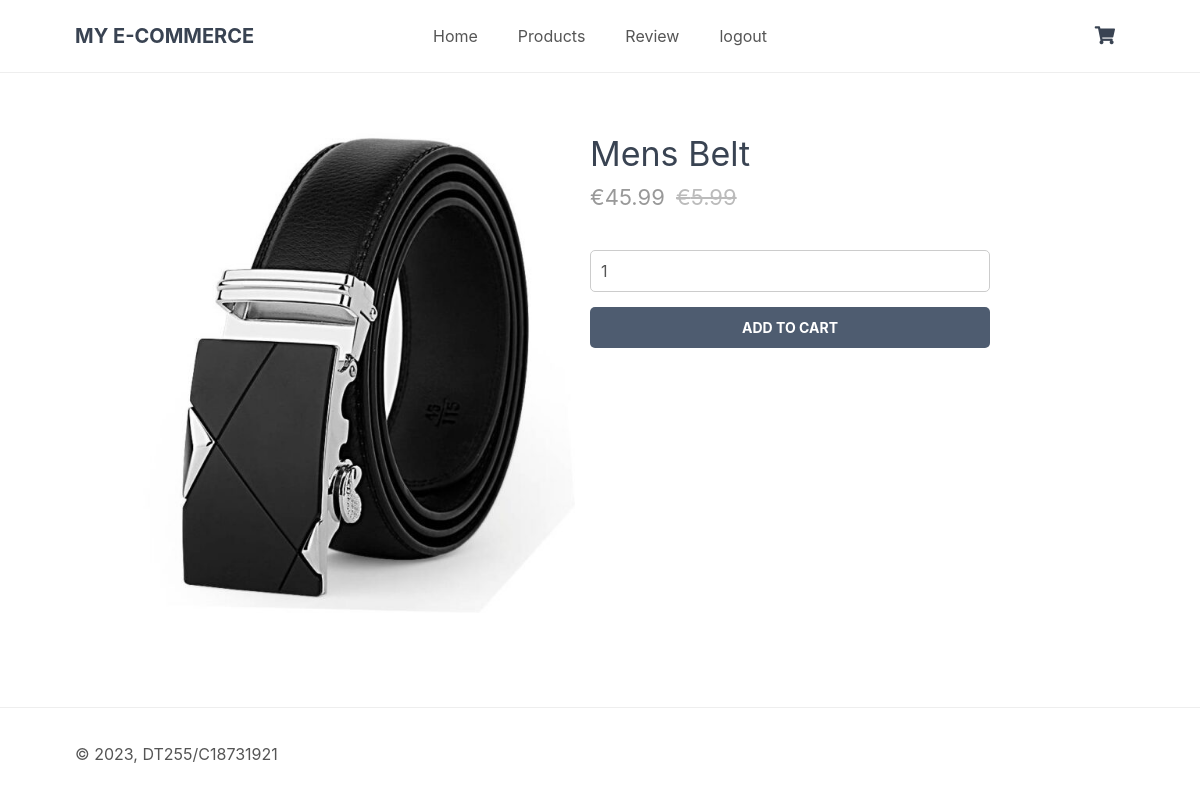
Page /cart/index.php?page=product&id=9 on the committed database.
### tables this page shows
CREATE TABLE `products` (
  `id` int(11) NOT NULL,
  `name` varchar(200) NOT NULL,
  `desc` text NOT NULL,
  `price` decimal(7,2) NOT NULL,
  `rrp` decimal(7,2) NOT NULL DEFAULT 0.00,
  `quantity` int(11) NOT NULL,
  `img` text NOT NULL,
  `date_added` datetime NOT NULL DEFAULT current_timestamp()
);

### cart/index.php (called while the page is built, shortened)
<?php
include 'functions.php';
$page = isset($_GET['page']) && file_exists($_GET['page'] . '.php') ? $_GET['page'] : 'home';
include $page . '.php';
?>

### cart/product.php (the view, shortened to what this page needs)
<?php
if (isset($_GET['id'])) {
    $stmt = $pdo->prepare('SELECT * FROM products WHERE id = ?');
    $stmt->execute([$_GET['id']]);
    $product = $stmt->fetch(PDO::FETCH_ASSOC);
} else {
    exit('Product does not exist!');
}
?>
<?=template_header('Product')?>
<div class="product content-wrapper">
    <img src="imgs/<?=$product['img']?>" width="500" height="500" alt="<?=$product['name']?>">
    <div>
        <h1 class="name"><?=$product['name']?></h1>
        <span class="price">
            &euro;<?=$product['price']?>
            <?php if ($product['rrp'] > 0): ?>
            <span class="rrp">&euro;<?=$product['rrp']?></span>
            <?php endif; ?>
        </span>
        <form action="index.php?page=cart" method="post">
            <input type="number" name="quantity" value="1" min="1" max="<?=$product['quantity']?>" placeholder="Quantity" required>
            <input type="submit" value="Add To Cart">
        </form>
    </div>
</div>
<?=template_footer()?>

### cart/style.css (style rules this page uses)
* { box-sizing: border-box; font-family: -apple-system, BlinkMacSystemFont, "segoe ui", roboto, oxygen, ubuntu, cantarell, "fira sans", "droid sans", "helvetica neue", Arial, sans-serif; font-size: 16px; -webkit-font-smoothing: antialiased; -moz-osx-font-smoothing: grayscale; }
html { height: 100%; }
body { position: relative; min-height: 100%; color: #555555; background-color: #FFFFFF; margin: 0; padding-bottom: 100px; }
h1, h2, h3, h4, h5 { color: #394352; }
.content-wrapper { width: 1050px; margin: 0 auto; }
main > .product { display: flex; padding: 40px 0; }
main > .product > div { padding-left: 15px; }
main > .product h1 { font-size: 34px; font-weight: normal; margin: 0; padding: 20px 0 10px 0; }
main > .product .price { display: block; font-size: 22px; color: #999999; }
main > .product .rrp { color: #BBBBBB; text-decoration: line-through; font-size: 22px; padding-left: 5px; }
main > .product form { display: flex; flex-flow: column; margin: 40px 0; }
main > .product form input[type="number"] { width: 400px; padding: 10px; margin-bottom: 15px; border: 1px solid #ccc; color: #555555; border-radius: 5px; }
main > .product form input[type="submit"] { background: #4e5c70; border: 0; color: #FFFFFF; width: 400px; padding: 12px 0; text-transform: uppercase; font-size: 14px; font-weight: bold; border-radius: 5px; cursor: pointer; }

### rows in the picture
products: img (picture), name "Mens Belt", price "45.99", rrp "5.99"
